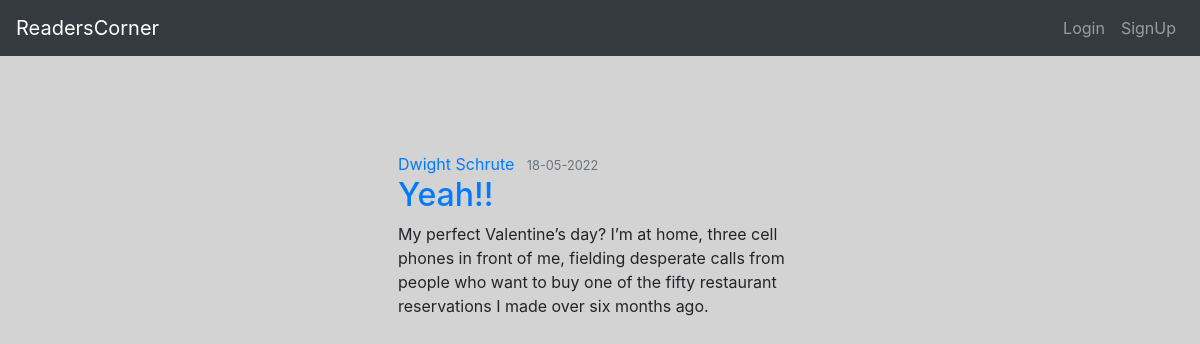
The page /post/12 on the database its author committed.
### flaskmedia/models.py (models this page shows, shortened)
class User(db.Model, UserMixin):
    id = db.Column(db.Integer, primary_key=True)
    username = db.Column(db.String(20), unique=True, nullable=False)
    email = db.Column(db.String(120), unique=True, nullable=False)
    image_file = db.Column(db.String(20), nullable=False, default='default.jpg')
    password = db.Column(db.String(60), nullable=False)
    posts = db.relationship('Post', backref='author', lazy=True)

class Post(db.Model):
    id = db.Column(db.Integer, primary_key=True)
    title = db.Column(db.String(100), nullable=False)
    date_posted = db.Column(db.DateTime, nullable=False, default=datetime.utcnow)
    content = db.Column(db.Text, nullable=False)
    user_id = db.Column(db.Integer, db.ForeignKey('user.id'), nullable=False)

### flaskmedia/routes.py (the view)
@app.route("/post/<int:post_id>")
def post(post_id):
    post=Post.query.get_or_404(post_id)
    return render_template('in_post.html', title=post.title, post=post)

### flaskmedia/templates/in_post.html (shortened to what this page needs)
{% extends "base.html" %}
{% block content %}
<div class="col-md-5 p-lg-5 mx-auto my-5">
    <article class="media content-section">
        <div class="media-body">
            <div class="article-metadata">
                <a class="mr-2" href="{{url_for('user_post', username=post.author.username)}}" >{{ post.author.username }}</a>
                <small class="text-muted">{{ post.date_posted.strftime('%d-%m-%Y') }}</small>
                <h2><a class="article-title">{{ post.title }}</a></h2>
                <p class="article-content">{{ post.content }}</p>
        </div>
    </article>
</div>
{% endblock content %}

### rows shown on the page
User: author.username "Dwight Schrute"
Post: date_posted "18-05-2022", title "Yeah!!", content "My perfect Valentine’s day? I’m at home, three cell phones in front of me, fielding desperate calls from people who want to buy one of the fifty restaurant reservations I made over six months ago."
